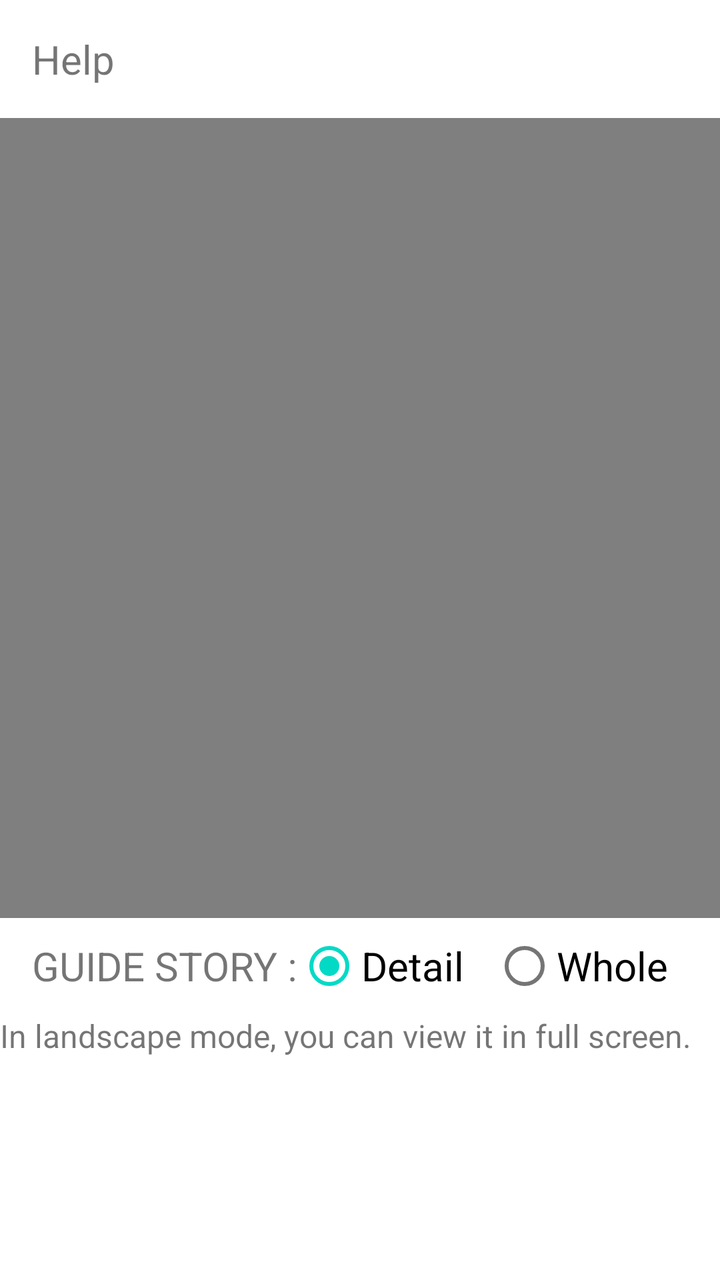
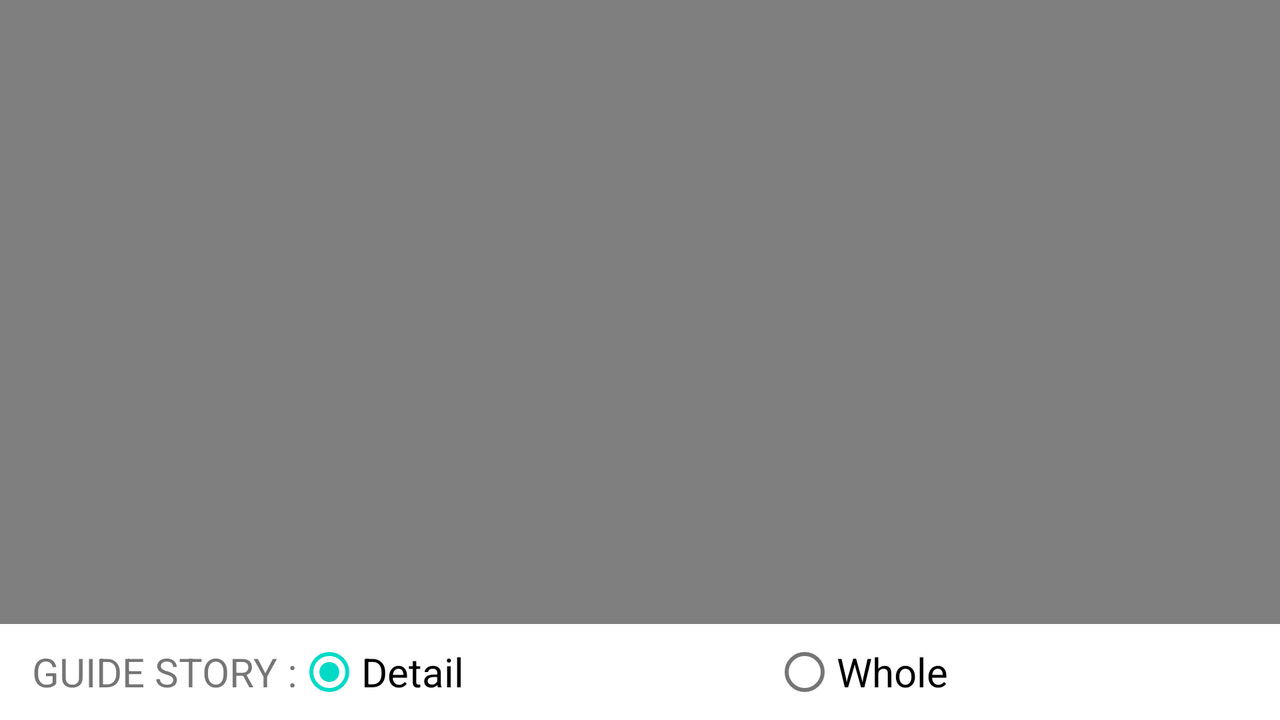

Two renders of one Android screen. The first uses the default layout on a phone; the second uses the alternative layout the repository ships for a different screen configuration, on a matching device. The two XML files are below.
<!-- AndroidManifest.xml: application theme AppTheme -->
<!-- res/layout/activity_help.xml -->
<?xml version="1.0" encoding="utf-8"?>
<RelativeLayout
    xmlns:android="http://schemas.android.com/apk/res/android"
    android:layout_width="match_parent"
    android:layout_height="match_parent">

    <TextView
        android:id="@+id/txt_title"
        android:layout_width="wrap_content"
        android:layout_height="wrap_content"
        android:padding="16dp"
        android:textSize="20dp"
        android:text="@string/help"/>

    <VideoView
        android:id="@+id/videoview"
        android:layout_width="match_parent"
        android:layout_below="@+id/txt_title"
        android:layout_height="400dp"
        />

    <RadioGroup
        android:id="@+id/rg_video"
        android:layout_width="match_parent"
        android:layout_height="wrap_content"
        android:layout_below="@id/videoview"
        android:layout_marginLeft="16dp"
        android:layout_marginRight="16dp"
        android:orientation="horizontal">

        <TextView
            android:layout_width="wrap_content"
            android:layout_height="wrap_content"
            android:textSize="20dp"
            android:text="@string/video_type"/>

        <com.google.android.material.radiobutton.MaterialRadioButton
            android:id="@+id/rb_detail"
            android:layout_width="0dp"
            android:layout_weight="1"
            android:layout_height="wrap_content"
            android:textSize="20dp"
            android:checked="true"
            android:text="@string/detail"/>

        <com.google.android.material.radiobutton.MaterialRadioButton
            android:id="@+id/rb_whole"
            android:layout_width="0dp"
            android:layout_weight="1"
            android:layout_height="wrap_content"
            android:textSize="20dp"
            android:text="@string/whole"/>

    </RadioGroup>


    <androidx.appcompat.widget.AppCompatTextView
        android:id="@+id/txt_landscape"
        android:layout_width="wrap_content"
        android:layout_height="wrap_content"
        android:layout_below="@id/rg_video"
        android:textSize="16dp"
        android:text="@string/landscape"/>

</RelativeLayout>
<!-- resources referenced by this layout -->
<resources>
  <string name="detail">Detail</string>
  <string name="help">Help</string>
  <string name="landscape">In landscape mode, you can view it in full screen.</string>
  <string name="video_type">GUIDE STORY :</string>
  <string name="whole">Whole</string>
  <style name="AppTheme" parent="Theme.MaterialComponents.Light.DarkActionBar">
          
          <item name="colorPrimary">@color/primary</item>
          <item name="colorPrimaryDark">@color/primary_dark</item>
          <item name="materialCardViewStyle">@style/AppCard</item>
      </style>
  <color name="primary">#673ab7</color>
  <color name="primary_dark">#320b86</color>
  <style name="AppCard" parent="Widget.MaterialComponents.CardView">
          <item name="cardElevation">8dp</item>
      </style>
</resources>
<!-- res/layout-land/activity_help.xml (the repository's variant of the layout above) -->
<!-- drawn on the phone turned sideways -->
<?xml version="1.0" encoding="utf-8"?>
<RelativeLayout
    xmlns:android="http://schemas.android.com/apk/res/android"
    android:layout_width="match_parent"
    android:layout_height="match_parent">

    <VideoView
        android:id="@+id/videoview"
        android:layout_width="match_parent"
        android:layout_height="0dp"
        android:layout_alignParentTop="true"
        android:layout_above="@id/rg_video"
        />

    <RadioGroup
        android:id="@+id/rg_video"
        android:layout_width="match_parent"
        android:layout_height="wrap_content"
        android:layout_alignParentBottom="true"
        android:layout_marginLeft="16dp"
        android:layout_marginRight="16dp"
        android:orientation="horizontal">

        <TextView
            android:layout_width="wrap_content"
            android:layout_height="wrap_content"
            android:textSize="20dp"
            android:text="@string/video_type"/>

        <com.google.android.material.radiobutton.MaterialRadioButton
            android:id="@+id/rb_detail"
            android:layout_width="0dp"
            android:layout_weight="1"
            android:layout_height="wrap_content"
            android:textSize="20dp"
            android:checked="true"
            android:text="@string/detail"/>

        <com.google.android.material.radiobutton.MaterialRadioButton
            android:id="@+id/rb_whole"
            android:layout_width="0dp"
            android:layout_weight="1"
            android:layout_height="wrap_content"
            android:textSize="20dp"
            android:text="@string/whole"/>

    </RadioGroup>



</RelativeLayout>
<!-- resources referenced by the variant -->
<!-- as the phone turned sideways resolves them -->
<resources>
  <string name="detail">Detail</string>
  <string name="video_type">GUIDE STORY :</string>
  <string name="whole">Whole</string>
  <style name="AppTheme" parent="Theme.MaterialComponents.Light.DarkActionBar">
          
          <item name="colorPrimary">@color/primary</item>
          <item name="colorPrimaryDark">@color/primary_dark</item>
          <item name="materialCardViewStyle">@style/AppCard</item>
      </style>
  <color name="primary">#673ab7</color>
  <color name="primary_dark">#320b86</color>
  <style name="AppCard" parent="Widget.MaterialComponents.CardView">
          <item name="cardElevation">8dp</item>
      </style>
</resources>
